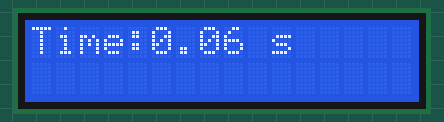
Bench run of a sketch on a simulated Arduino Uno, built with avr-gcc and run on an emulated ATmega328P. Shown: 16×2 character LCD. What the sketch prints to the serial monitor is not drawn.

Above: at 0.22 s.
At 4.57 s:
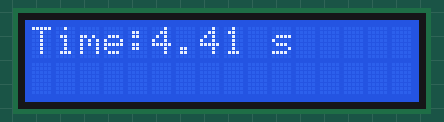
At 8.92 s:
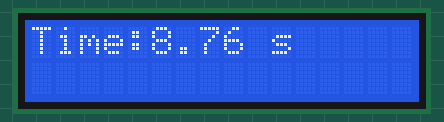
At 17.81 s:
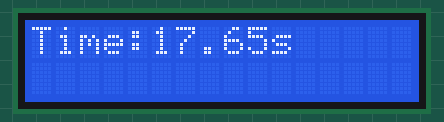
At 26.68 s:
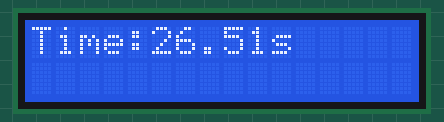
At 35.54 s:
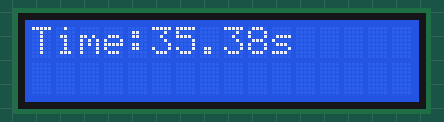

The sketch:

millis.ino
```cpp
#include<LiquidCrystal.h>
LiquidCrystal lcd(8, 9, 4, 5, 6, 7);

//unsigned long time_now;  //no decimal
float time_now;

void setup() {
  Serial.begin(9600);
  lcd.begin(16, 2);
}

void loop() {
  time_now = millis();
  Serial.print("Time: ");
  Serial.print(time_now / 1000);
  Serial.println("s");
  lcd.clear();
  lcd.setCursor(0, 0);
  lcd.print("Time:");
  lcd.setCursor(5, 0);
  lcd.print(time_now / 1000);
  lcd.setCursor(10, 0);
  lcd.print("s");
}
```
